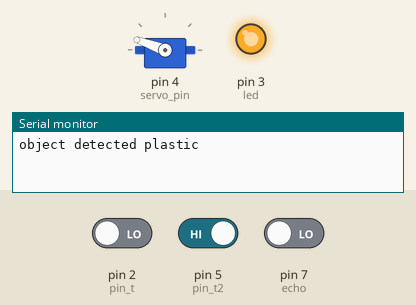
This sketch was run on a simulated Arduino Uno, built with avr-gcc and run on an emulated ATmega328P. Parts: servo, output pins drawn as LEDs (lit = HIGH), the last lines printed to the serial monitor. The inputs (shaded band) are chosen by the test bench; at power-on: pin 5 (pin_t2) HIGH, pin 2 (pin_t) LOW, pin 7 (echo) LOW. Pins used as bus, display or sensor lines are not drawn.

Above: at 1.2 s.
1.3 s: pin 5 (pin_t2) driven LOW
At 5.3 s:
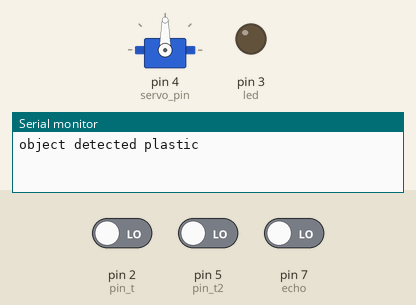
At 6.8 s:
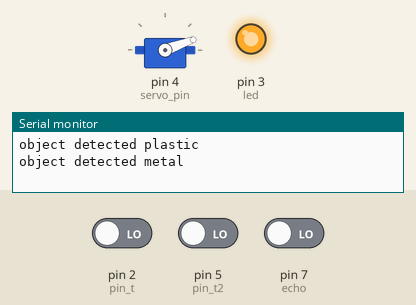
Timing chart, 0 to 27.9 s (numbered marks = the images above; inputs shaded):
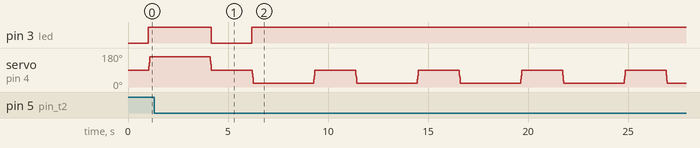

The sketch:

latest.ino
```cpp
#include <Servo.h>

#define pin_t 2
#define led 3
#define servo_pin 4
#define pin_t2 5
#define trig 6
#define echo 7


long duration;
int distance;
Servo myservo;
int pos = 0; // initialize

void setup()
{
   pinMode(pin_t, INPUT);
   pinMode(pin_t2, INPUT);
   pinMode(led, OUTPUT);
   pinMode(trig,OUTPUT);
   pinMode(echo,INPUT);
   Serial.begin(9600);
   myservo.attach(servo_pin);
}

void loop()
{
   int sensorValue_plastic = digitalRead(pin_t);
   int sensorValue_metal = digitalRead(pin_t2);
   // Serial.println(sensorValue_plastic);
   digitalWrite(trig,LOW);
   delay(10);
   digitalWrite(trig,HIGH);
   delay(10);
   digitalWrite(trig,LOW);
   duration = pulseIn(echo,HIGH);
   distance = duration * 0.034 / 2;
   //Serial.print("Distance: ");
  // Serial.println(distance);

   // plastic
   if (distance <= 15 && sensorValue_metal != 0) {
      digitalWrite(3,HIGH);
      Serial.println("object detected plastic");
      // Serial.println(distance);
      for (pos = 90; pos <= 160; pos += 1) {
        myservo.write(pos);
        delay(1);
      }
      delay(3000);
      for (pos = 160; pos >= 90; pos -= 1) {
        myservo.write(pos);
        delay(1);
      }
      // delay(1000);
   }
   else
   {
      digitalWrite(3,LOW);
      // Serial.println("no object platic");
      // delay(500);
   }
   // metal
   if (sensorValue_metal == 0) {
      digitalWrite(3,HIGH);
      Serial.println("object detected metal");
      for (pos = 90; pos >= 20; pos -= 1) {
        myservo.write(pos);
        delay(1);
      }
      delay(3000);
      for (pos = 20; pos <= 90; pos += 1) {
        myservo.write(pos);
        delay(1);
      }
      // delay(500);
   }
   else
   {
      digitalWrite(3,LOW);
      // Serial.println("no object metal");
      // delay(500);
   }
   delay(1000);
}
```

Measured:
- after the input at 1.3 s, pin 3 (led): goes on until 6.2 s, then stays HIGH
